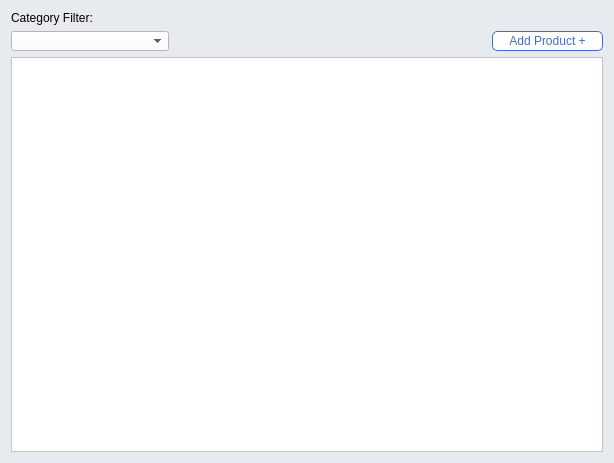
<?xml version="1.0" encoding="UTF-8"?>
<ui version="4.0">
 <class>catalogWidget</class>
 <widget class="QWidget" name="catalogWidget">
  <property name="geometry">
   <rect>
    <x>0</x>
    <y>0</y>
    <width>614</width>
    <height>463</height>
   </rect>
  </property>
  <property name="windowTitle">
   <string>Form</string>
  </property>
  <property name="styleSheet">
   <string notr="true">background-color: rgb(231, 234, 239);</string>
  </property>
  <layout class="QGridLayout" name="gridLayout">
   <item row="1" column="0">
    <widget class="QLabel" name="catLbl">
     <property name="text">
      <string>Category Filter:</string>
     </property>
    </widget>
   </item>
   <item row="2" column="0">
    <widget class="QComboBox" name="categoryCombo">
     <property name="sizePolicy">
      <sizepolicy hsizetype="Preferred" vsizetype="Fixed">
       <horstretch>0</horstretch>
       <verstretch>0</verstretch>
      </sizepolicy>
     </property>
     <property name="minimumSize">
      <size>
       <width>81</width>
       <height>20</height>
      </size>
     </property>
     <property name="maximumSize">
      <size>
       <width>158</width>
       <height>20</height>
      </size>
     </property>
     <property name="styleSheet">
      <string notr="true">background-color: rgb(255, 255, 255);</string>
     </property>
    </widget>
   </item>
   <item row="2" column="2">
    <widget class="QPushButton" name="addProductBtn">
     <property name="sizePolicy">
      <sizepolicy hsizetype="Ignored" vsizetype="Preferred">
       <horstretch>0</horstretch>
       <verstretch>0</verstretch>
      </sizepolicy>
     </property>
     <property name="minimumSize">
      <size>
       <width>81</width>
       <height>20</height>
      </size>
     </property>
     <property name="maximumSize">
      <size>
       <width>111</width>
       <height>20</height>
      </size>
     </property>
     <property name="styleSheet">
      <string notr="true">border-color: rgb(62, 112, 201);
background-color: rgb(255, 255, 255);
color: rgb(62, 112, 201);
border-radius: 5px;
border-style: solid;
border-width: 1px;
</string>
     </property>
     <property name="text">
      <string>Add Product +</string>
     </property>
    </widget>
   </item>
   <item row="3" column="0" colspan="3">
    <widget class="QTableView" name="catalogTable">
     <property name="styleSheet">
      <string notr="true">alternate-background-color: rgb(241, 241, 241);
background-color: rgb(255, 255, 255);</string>
     </property>
     <property name="sizeAdjustPolicy">
      <enum>QAbstractScrollArea::AdjustToContents</enum>
     </property>
     <property name="sortingEnabled">
      <bool>true</bool>
     </property>
     <attribute name="horizontalHeaderCascadingSectionResizes">
      <bool>true</bool>
     </attribute>
     <attribute name="verticalHeaderVisible">
      <bool>false</bool>
     </attribute>
    </widget>
   </item>
  </layout>
 </widget>
 <resources/>
 <connections/>
</ui>
